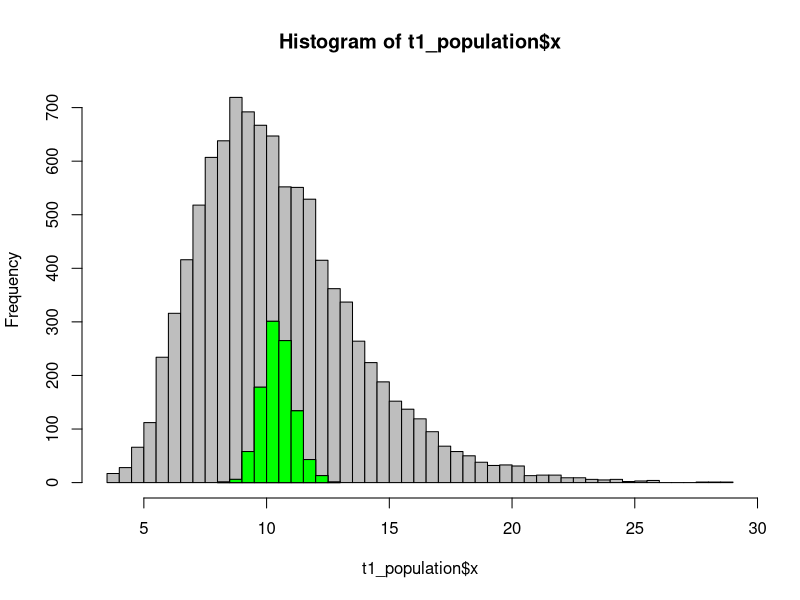

R code for this plot:
# remember to set your working directory if needed!
# setwd("unit_1")
t1_population = read.csv("data/w1t1.csv")
hist(t1_population$x, breaks=50, col="gray")

(N<-length(t1_population$x))
(mu<-mean(t1_population$x))

sd(t1_population$x) # this is for sample but we have population
(sigma<-sqrt(sum((t1_population$x-mu)^2)/N))

# SEM for n=25
sigma/sqrt(25)

n<-25
xbars<-rep(NA,1000)
for (i in 1:1000) {
  samp<-sample(t1_population$x,n)
  xbars[i]<-mean(samp)
}
hist(xbars,add=TRUE,col="red")
hist(xbars,add=TRUE,col="green")

samp<-sample(t1_population$x,n)
(xbar<-mean(samp))
(sd<-sd(samp))
(sem<-sd/(sqrt(n)))

# confidence interval
# xbar +/- z*SEM
qnorm(p=0.025)
aprec<-qnorm(p=0.975)*sigma/sqrt(25)
st_err<-sigma/sqrt(25)
xbar-aprec
xbar+aprec

my_stats = data.frame(name = "Gabriel", mean = xbar, sd = sd,
                      lower = xbar - 1.96*st_err, 
                      upper = xbar + 1.96*st_err)

# xbar +/- t*SEM
aprec<-qt(p=0.975,df=n-1) * sem
xbar-aprec
xbar+aprec

